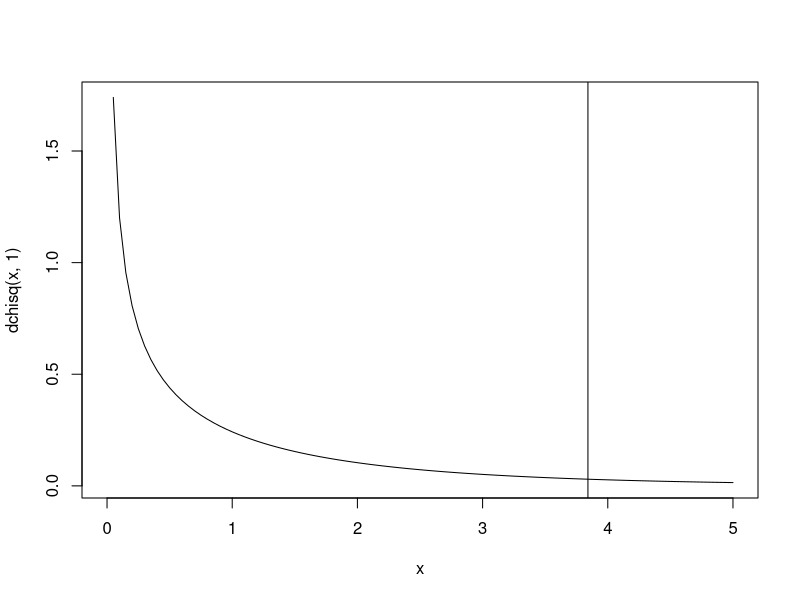
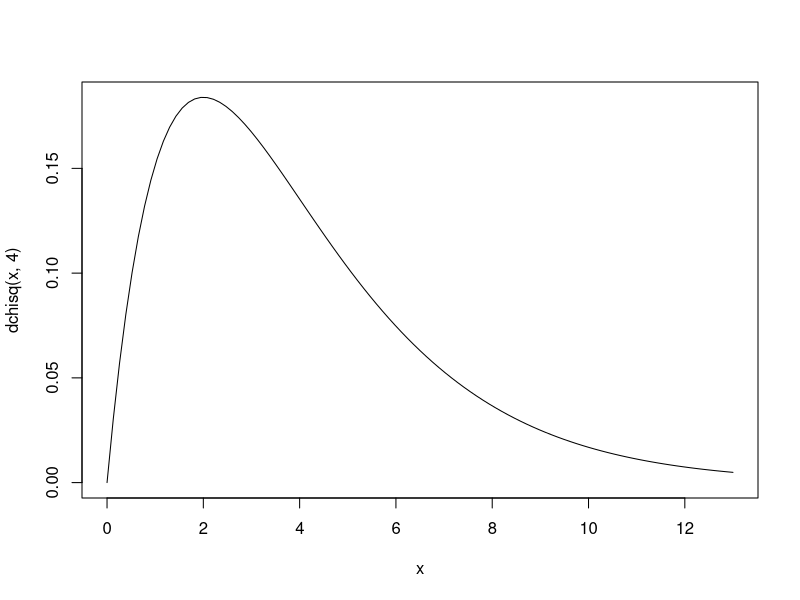
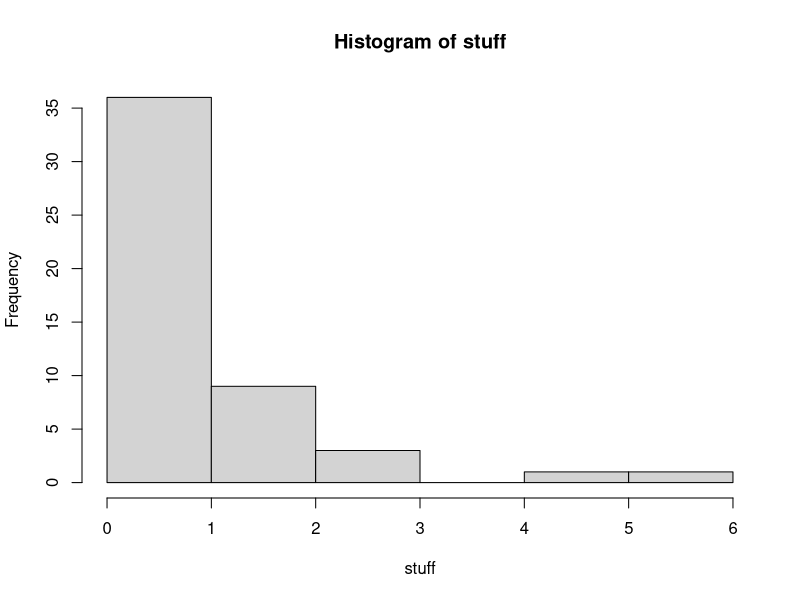
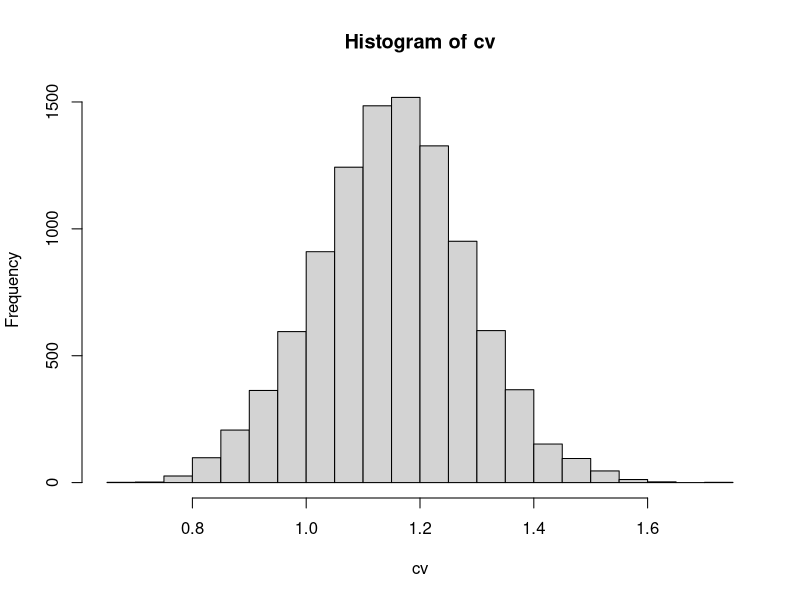

Generate these figures, in order, with R:
curve(dchisq(x, 1), 0, 5)
a <- qnorm(.975)
a
abline(v = a^2)
pchisq(a^2, 1)

curve(dchisq(x, 4), 0, 13)
(qchisq(.025, 4)->a)
(qchisq(.975, 4)->b)
pchisq(b, 4) - pchisq(a, 4)

qnorm(0.10, 88, 4) -> a
a
qnorm(c(0.10, 0.25, 0.75, 0.90), 88, 4)

qnorm(c(0.10, 0.25, 0.75, 0.90), 30, 5)
# P(gbar >= 90 | N(88, 1))
1 - pnorm(90, 88, 1)
pnorm(90, 88, 1, lower = FALSE)






qnorm(c(.1,.25,.75, .90), 31, 4)



set.seed(34)
stuff <- rgamma(50, 1, 1)
hist(stuff)
xbar <- mean(stuff)
SD <- sd(stuff)
SD/xbar
set.seed(551)
B <- 10^4
cv <- numeric(B)
for(i in 1:B){
  bss <- sample(stuff, size = 50, replace = TRUE)
  cv[i] <- sd(bss)/mean(bss)
}
hist(cv)
quantile(cv, probs = c(0.025, 0.975)) -> CI
CI

BootBias <- mean(cv) - SD/xbar
BootBias
